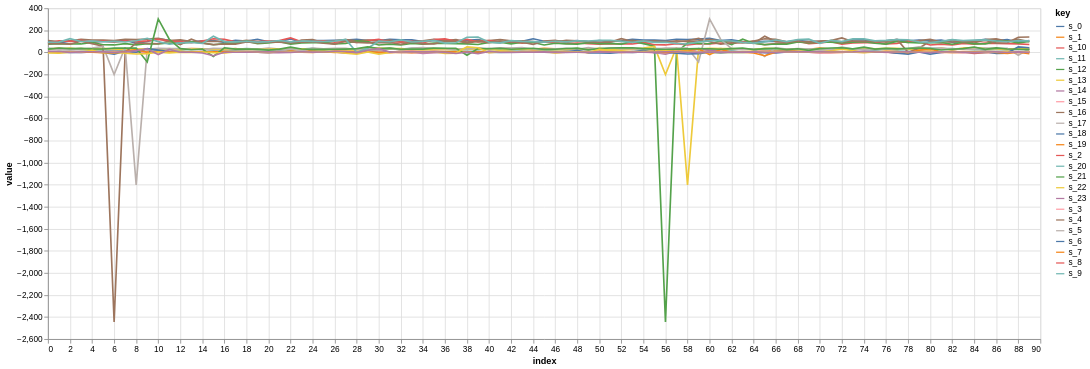

Write notebook code for a chart like this one.
### Code cell
trapallada.plot.signals_array(sliced_signals)
